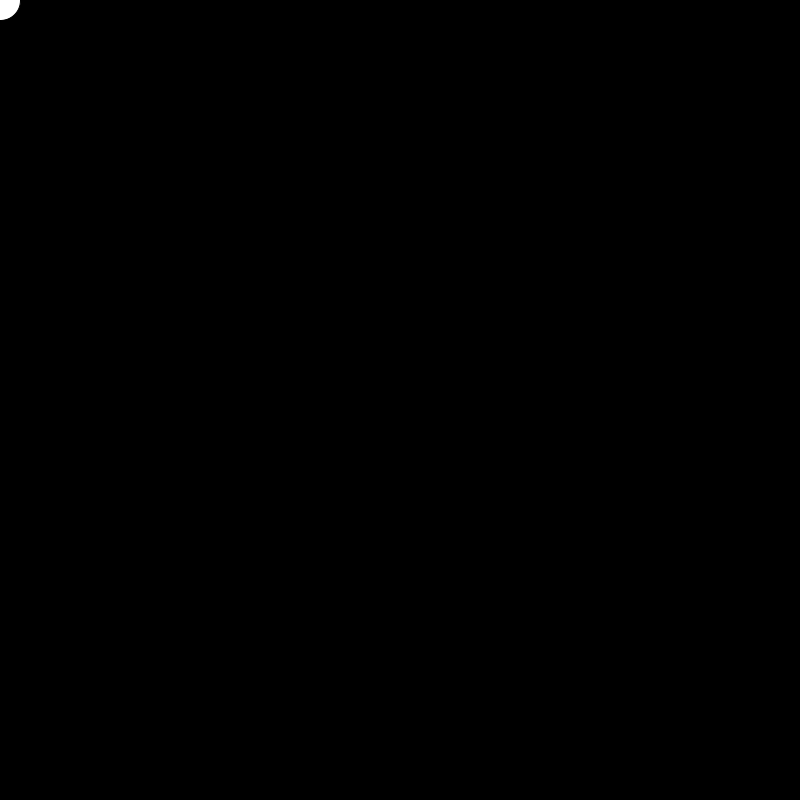
Frame 1 (no input)
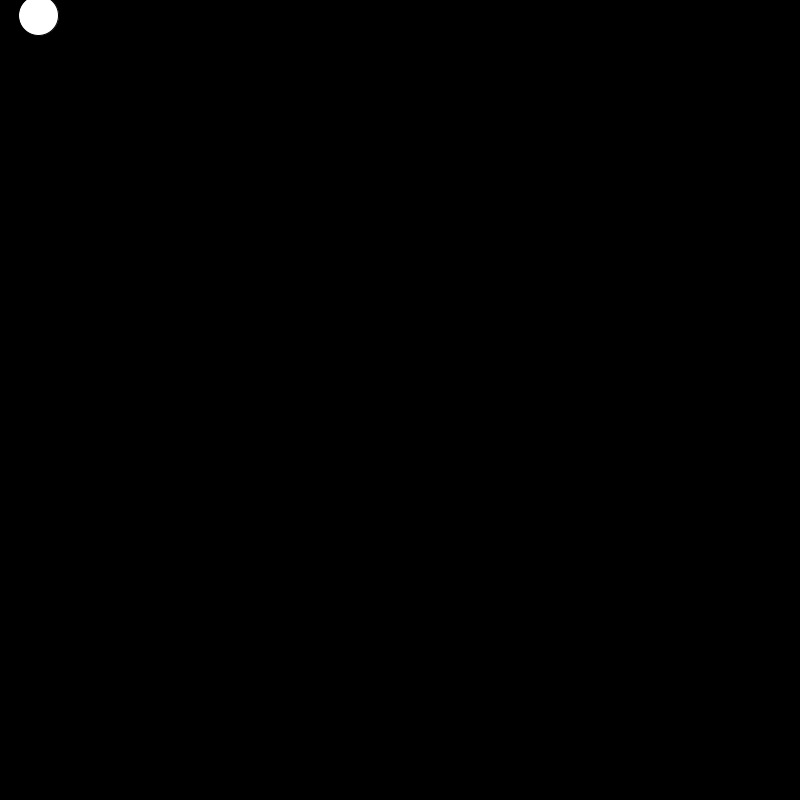
Frame 60 (the mouse pressed at the canvas centre just before this capture)
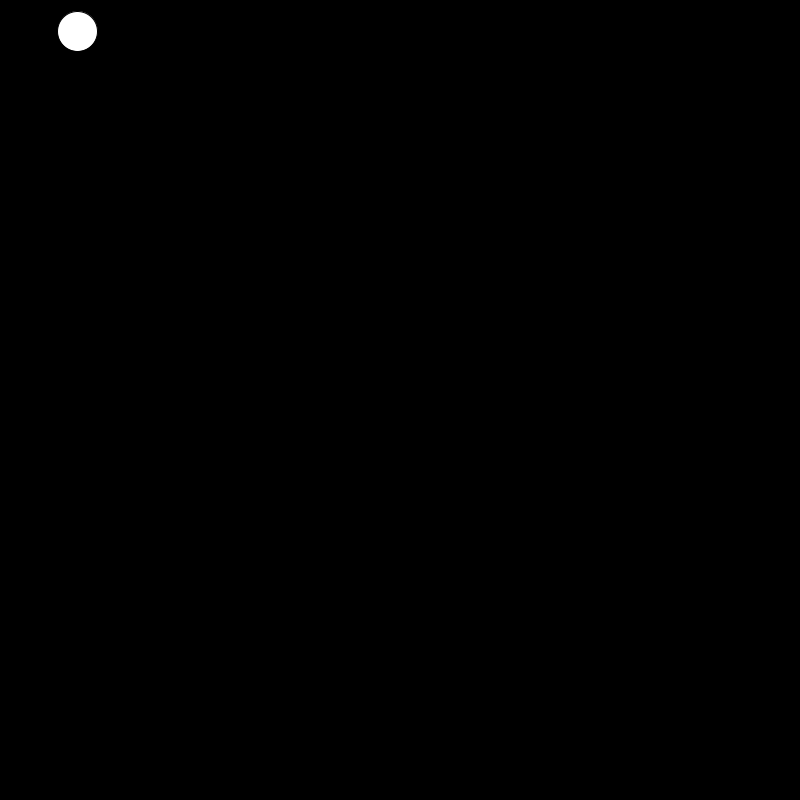
Frame 120 (the mouse held since frame 60 and released just before this capture)

The Processing sketch that drew these frames (run headless with seeded random() and noise(); from frame 60 on, the mouse is pressed at the canvas centre):

// Processing sketch: sketch_experimental_02
// ── sketch_experimental_02.pde
float x     = 0.0;
float y     = 0.0;
float speedx = random(1);
float speedy = random(1);
float rayon = 40;

void setup() {

  size(800, 800);
}

void draw() {
  background(0);
  x = x + speedx;
  y = y + speedy;
  ellipse(x, y, rayon, rayon);
}
